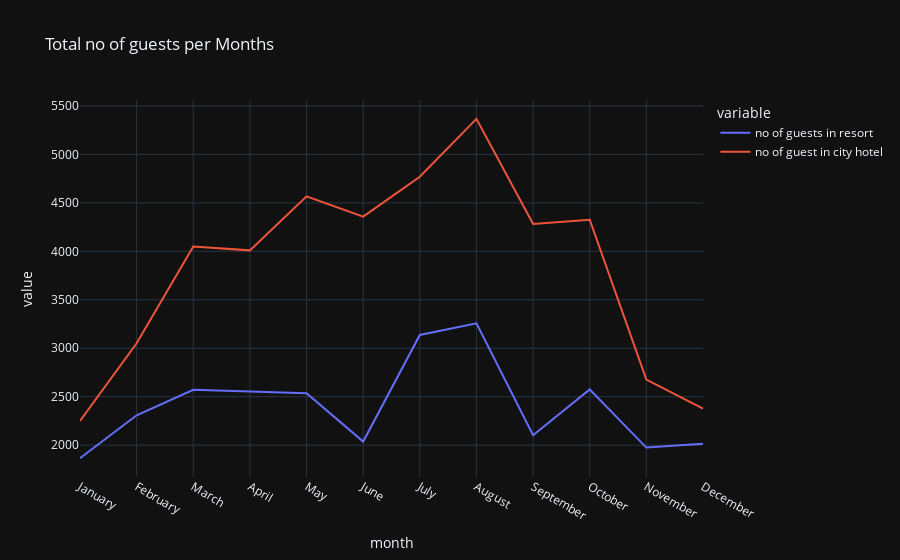

Source (notebook cell):
### Code cell
px.line(final_guests, x = 'month', y = ['no of guests in resort','no of guest in city hotel'],
        title='Total no of guests per Months', template = 'plotly_dark')

### Figure 1 — Plotly figure (JSON) as saved in the notebook; plotly's stock layout.template omitted (floating-point values rounded to 4 significant figures)
{"data": [{"hovertemplate": "variable=no of guests in resort<br>month=%{x}<br>value=%{y}<extra></extra>", "legendgroup": "no of guests in resort", "line": {"color": "#636efa", "dash": "solid"}, "marker": {"symbol": "circle"}, "mode": "lines", "name": "no of guests in resort", "orientation": "v", "showlegend": true, "type": "scatter", "x": ["January", "February", "March", "April", "May", "June", "July", "August", "September", "October", "November", "December"], "xaxis": "x", "y": [1866, 2308, 2571, 2550, 2535, 2037, 3137, 3257, 2102, 2575, 1975, 2014], "yaxis": "y"}, {"hovertemplate": "variable=no of guest in city hotel<br>month=%{x}<br>value=%{y}<extra></extra>", "legendgroup": "no of guest in city hotel", "line": {"color": "#EF553B", "dash": "solid"}, "marker": {"symbol": "circle"}, "mode": "lines", "name": "no of guest in city hotel", "orientation": "v", "showlegend": true, "type": "scatter", "x": ["January", "February", "March", "April", "May", "June", "July", "August", "September", "October", "November", "December"], "xaxis": "x", "y": [2249, 3051, 4049, 4010, 4568, 4358, 4770, 5367, 4283, 4326, 2676, 2377], "yaxis": "y"}], "layout": {"legend": {"title": {"text": "variable"}, "tracegroupgap": 0}, "title": {"text": "Total no of guests per Months"}, "xaxis": {"anchor": "y", "domain": [0, 1], "title": {"text": "month"}}, "yaxis": {"anchor": "x", "domain": [0, 1], "title": {"text": "value"}}}}
